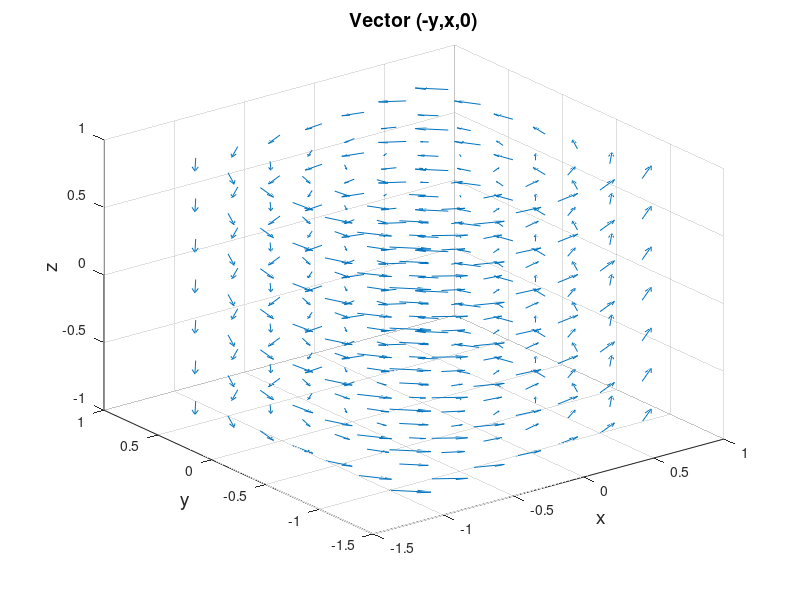
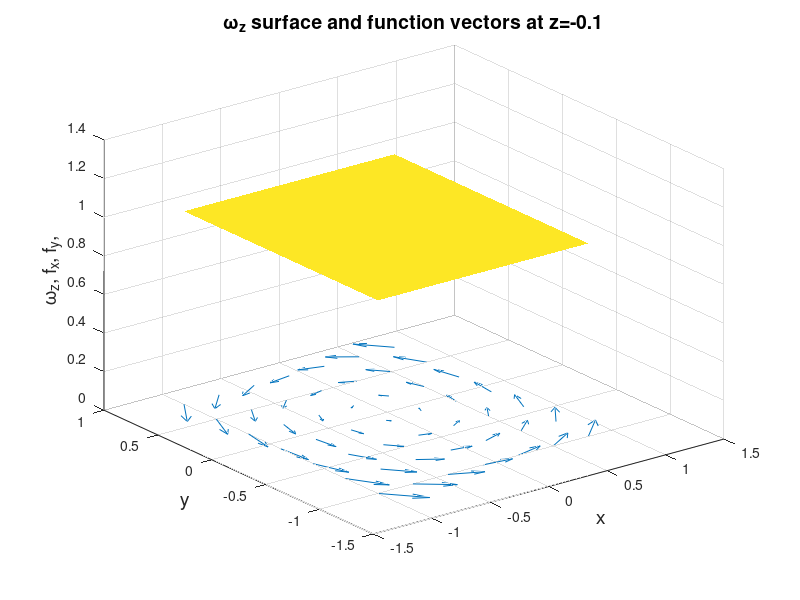
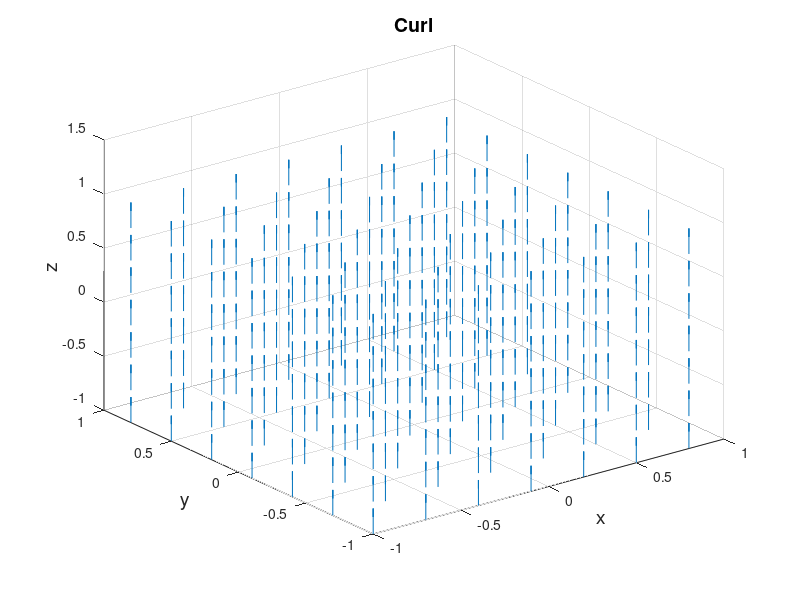

Source code (MATLAB) for these figures, in order:
%curl_ex.m
%This script plots and evaluates the function V=-y i + x j 
%and its curl. Other functions are possible as well.
warning off; %supress unwanted warnings by plotter, if needed
clear; vmin=-1; vmax=1;
xmax=vmax; ymax=vmax; zmax=vmax; % x,y,z upper limits
xmin=vmin; ymin=vmin; zmin=vmin;
vs=0.3; xs=vs; ys=vs; zs=vs; % step size
N=(vmax-vmin)/vs; % number of points to be plotted is NxNxN
m=round(N/2+1); zm=zmin+(m-1)*zs; % z at which the vector function is plotted
%[x,y,z]=meshgrid(-xmax:xs:xmax,-ymax:ys:ymax,-zmax:zs:zmax);
[x,y,z]=meshgrid(xmin:xs:xmax,ymin:ys:ymax,zmin:zs:zmax);
% The desired vector is F = fx i + fy j + fz k. Uncomment appropriate example
% Example 1
  fx=-y;fy=x;fz=0.*z;str1='Vector (-y,x,0)';
% Example 2
% fx=x.*z;fy=-y.^2;fz=2*x.^2.*y;str1='Vector (x*z,-y^2,2x^2*y)';
% Example 3
% fx=y.^2;fy=(2*x.*y+z.^2);fz=2*y.*z;str1='Vector (y^2,(2*x*y+z^2),2*y*z)';
% Example 4
% fx=x.*y;fy=y.*z;fz=z.*x;str1='Vector (xy,yz,zx)';
% Example 5
% fx=x.^2.*y;fy=y.^2.*z;fz=z.^2.*x;str1='Vector (x^2*y,y^2*z,z^2*x)';
% quiver3(x,y,z,fx,fy,fz,2); %uses scaling
 quiver3(x,y,z,fx,fy,fz); %draws arrows in three dimensions
 title (str1,'FontSize',14)
 xlabel('x','FontSize',14), ylabel('y','FontSize',14)
 zlabel('z','FontSize',14)
 [curlx,curly,curlz,cav] = curl(x,y,z,fx,fy,fz);%Curl, angular vel. in rad/sec of F
figure
% surf(x(:,:,m),y(:,:,m),cav(:,:,m)) % surface plot of the angular velocity
%================================
 x2=x(:,:,m); y2=y(:,:,m); fx2=fx(:,:,m); fy2=fy(:,:,m);
 cav2 = curl(x2,y2,fx2,fy2);% curl's average angular velocity in one plane of the volume
 surf(x2,y2,cav2) % surface plot of the angular velocity
 shading interp
 hold on;
 quiver(x2,y2,fx2,fy2);%plots the function vectors at z=zm
 str2=cat(2,'\omega_z surface and function vectors at ','z=',num2str(zm,3));
 str4=cat(2,'\omega_z, f_x, f_y, ');
 title (str2,'FontSize',14)
 xlabel('x','FontSize',14), ylabel('y','FontSize',14)
 zlabel(str4,'FontSize',14)
 hold off
%================================
figure
quiver3(x,y,z,curlx,curly,curlz); %draws curl's result as arrows in three dimensions
str3=cat(2,'Curl');
title (str3,'FontSize',14) 
xlabel('x','FontSize',14), ylabel('y','FontSize',14)
zlabel('z','FontSize',14)
% %subplot(2,2,4) % Lines below prove equality to cav2 = curl(x2,y2,fx2,fy2)/2
% figure
% cav3=0.5*curlz(:,:,m);% same as curl's average angular velocity about the axis
% surf(x2,y2,cav3);%plots the velocity vectors
% shading interp
% hold on;
% quiver(x2,y2,fx2,fy2);%plots the velocity vectors
% hold off
